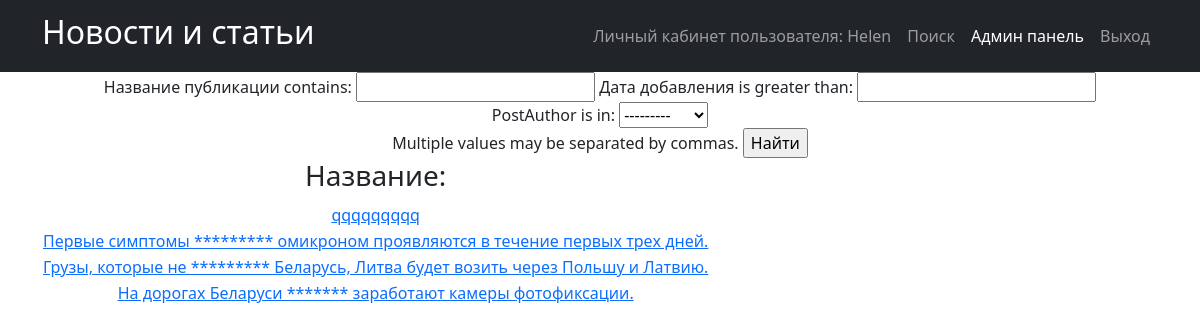
Page /news/search/ (signed in) on the committed database.
### news_portal/models.py (models this page shows, shortened)
class Post(models.Model):
    PostAuthor = models.ForeignKey(Author, on_delete=models.CASCADE)
    NEWS = 'NW'
    ARTICLE = 'AR'
    CATEGORIES = [
        ('NW', 'Новость'),
        ('AR', 'Статья')
    ]
    categoryType = models.CharField(max_length=2, choices=CATEGORIES)
    pubData = models.DateTimeField('дата добавления', auto_now_add=True)
    postCategory = models.ManyToManyField(Category, through='postCategory')
    postTitle = models.CharField('название публикации', max_length=255)
    postText = models.TextField('текст публикации')
    postRating = models.SmallIntegerField('рейтинг публикации', default=0)

### news_portal/views.py (the view)
# urls.py: path('search/', Postsearch.as_view()),
class Postsearch(ListView):
    model = Post
    template_name = 'search.html'
    context_object_name = 'news'
    queryset = Post.objects.order_by('-id')
    paginate_by = 1
    def get_context_data(self, **kwargs):
        context = super().get_context_data(**kwargs)
        context['filter'] = News_filter(self.request.GET, queryset=self.get_queryset())
        return context

### news_portal/models.py (called while the page is built)
    def __str__(self):
        return f'{self.authorUser.username}'

### news_portal/templatetags/censor.py (called while the page is built)
@register.filter(name='censor')
def censor(value):
    text = value.split()
    for word in text:
        if word.lower() in CENSOR:
            value = value.replace(word, '*' * len(word))
    return value

### templates/search.html (shortened to what this page needs)
{% extends 'flatpages/default.html' %}
{% load censor %}
{% block content %}
<form method="GET">
    {{ filter.form }}
    <input type="submit" value="Найти">
</form>
<table>
    <thead>
    <th>
    <h3>Название:</h3>
    </th>
    </thead>
      {% for new in filter.qs %}
    <tr>
    <td>
        <a href="{% url 'post_detail' new.id %}">{{ new.postTitle|censor }}</a>
    </td>
</tr>
    {% endfor %}
</table>
{% endblock content %}

### templates/flatpages/default.html (shortened to what this page needs)
<!DOCTYPE html>
<html lang="en">
    <head>
        {% load static %}
        <link href="{% static 'css/styles.css' %}" rel="stylesheet" />
    </head>
    <body>
        <nav class="navbar navbar-expand-lg navbar-dark bg-dark">
            <div class="container">
                <a class="navbar-brand" href=/news/><h2>Новости и статьи</h2></a>
                <div class="collapse navbar-collapse" id="navbarSupportedContent">
                    <ul class="navbar-nav ms-auto mb-2 mb-lg-0">
                        <li class="nav-item"><a class="nav-link" href=http://127.0.0.1:8000>Личный кабинет пользователя: {{request.user.username}}</a></li>
                        <li class="nav-item"><a class="nav-link" href=/news/search/>Поиск</a></li>
                        <li class="nav-item"><a class="nav-link active" aria-current="page" href=/admin/>Админ панель</a></li>
                        <li class="nav-item"><a class="nav-link" href=/sign/logout/>Выход</a></li>
                            </ul>
                </div>
            </div>
        </nav>
        <div class="container">
           <div class="row">
               <div class="col-lg-12 text-center">
                   {% block content %}{% endblock content %}
               </div>
           </div>
        </div>
    </body>
</html>

### rows in the picture
Post: postTitle|censor "qqqqqqqqq"
Post: postTitle|censor "Первые симптомы ********* омикроном проявляются в течение первых трех дней."
Post: postTitle|censor "Грузы, которые не ********* Беларусь, Литва будет возить через Польшу и Латвию."
Post: postTitle|censor "На дорогах Беларуси ******* заработают камеры фотофиксации."

### other values in the picture
{{ request.user.username }} "Helen"
